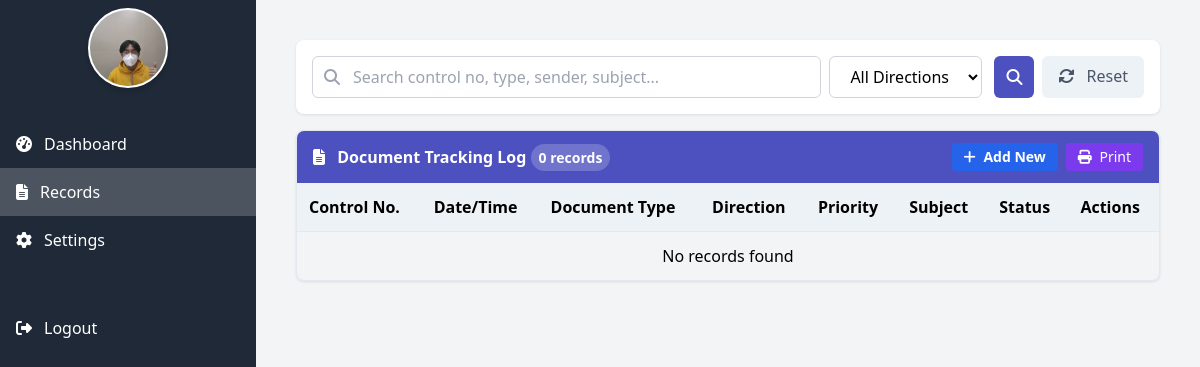
Page /Admin/admin_records.php on the earlier database version.
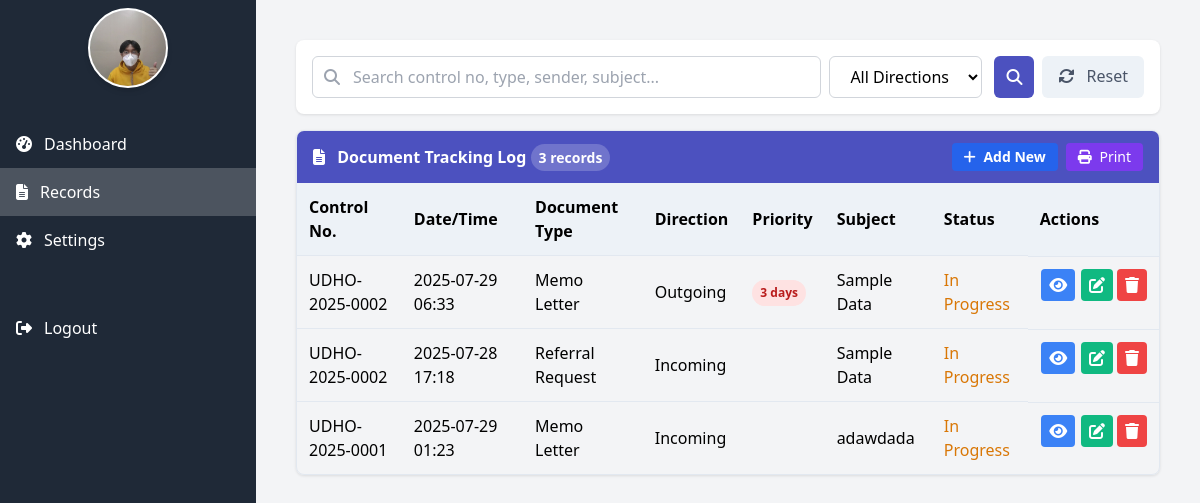
Same page on the later database version.
### tables this page shows
CREATE TABLE `routing_slips` (
  `id` int(11) NOT NULL,
  `control_no` varchar(50) NOT NULL,
  `direction` enum('Incoming','Outgoing') NOT NULL,
  `document_type` text NOT NULL,
  `copy_type` enum('Original','Photocopy','Scanned') NOT NULL,
  `priority` text DEFAULT NULL,
  `sender` varchar(100) NOT NULL,
  `date_time` datetime NOT NULL,
  `contact_no` varchar(20) NOT NULL,
  `subject` text NOT NULL,
  `routing_data` longtext DEFAULT NULL CHECK (json_valid(`routing_data`)),
  `created_at` timestamp NOT NULL DEFAULT current_timestamp(),
  `updated_at` timestamp NOT NULL DEFAULT current_timestamp() ON UPDATE current_timestamp(),
  `status` varchar(50) DEFAULT 'Pending',
  `document_path` varchar(255) DEFAULT NULL
);

### Admin/admin_records.php (the view, shortened to what this page needs)
<?php
$servername = "localhost";
$username = "root";
$password = "";
$dbname = "udho_db";
$conn = new mysqli($servername, $username, $password, $dbname);
$search = isset($_GET['search']) ? $conn->real_escape_string($_GET['search']) : '';
$sql = "SELECT * FROM routing_slips WHERE 1=1";
$sql .= " ORDER BY created_at DESC";
$stmt = $conn->prepare($sql);
$stmt->execute();
$result = $stmt->get_result();
$records = $result->fetch_all(MYSQLI_ASSOC);
?>
<!DOCTYPE html>
<html lang="en">
<head>
  <link href="https://cdn.jsdelivr.net/npm/tailwindcss@2.2.19/dist/tailwind.min.css" rel="stylesheet">
  <link href="https://cdnjs.cloudflare.com/ajax/libs/font-awesome/6.4.0/css/all.min.css" rel="stylesheet">
</head>
<body class="bg-gray-100 min-h-screen flex">
  <div class="w-64 bg-gray-800 text-white flex flex-col">
    <div class="flex items-center justify-center h-24">
      <div class="rounded-full bg-gray-200 w-20 h-20 flex items-center justify-center overflow-hidden border-2 border-white shadow-md">
        <img src="/UDHO%20SYSTEM/assets/PROFILE_SAMPLE.jpg" alt="Profile Picture" class="w-full h-full object-cover">
      </div>
    </div>
    <nav class="mt-6">
      <ul>
        <li>
          <a href="/UDHO%20SYSTEM/Admin/admin_dashboard.php" class="sidebar-link flex items-center py-3 px-4">
            <i class="fas fa-tachometer-alt mr-3"></i> Dashboard
          </a>
        </li>
        <li>
          <a href="/UDHO%20SYSTEM/Admin/admin_records.php" class="sidebar-link flex items-center py-3 px-4 active-link">
            <i class="fas fa-file-alt mr-3"></i> Records
          </a>
        </li>
        <li>
          <a href="/UDHO%20SYSTEM/Settings/setting_admin.php" class="sidebar-link flex items-center py-3 px-4">
            <i class="fas fa-cog mr-3"></i> Settings
          </a>
        </li>
        <li>
          <a href="/UDHO%20SYSTEM/logout.php" class="sidebar-link flex items-center py-3 px-4 mt-10">
            <i class="fas fa-sign-out-alt mr-3"></i> Logout
          </a>
        </li>
      </ul>
    </nav>
  </div>
  <div class="flex-1 p-4 md:p-10">
    <div class="search-container">
      <form method="GET" class="flex flex-col md:flex-row gap-3">
        <div class="flex flex-1 gap-2">
          <div class="search-input-container">
            <i class="fas fa-search search-icon"></i>
            <input
              type="text"
              name="search"
              placeholder="Search control no, type, sender, subject..."
              class="search-input"
              value="<?php echo htmlspecialchars($search); ?>"
            >
          </div>
          <select name="direction" class="filter-select">
            <option value="">All Directions</option>
          </select>
        </div>
        <div class="flex gap-2">
          <button type="submit" class="search-button">
            <i class="fas fa-search"></i>
          </button>
          <a href="/UDHO%20SYSTEM/Admin/admin_records.php" class="reset-button">
            <i class="fas fa-sync-alt mr-2"></i> Reset
          </a>
        </div>
      </form>
    </div>
    <div class="document-section">
      <div class="document-header">
        <div>
          <i class="fas fa-file-alt mr-2"></i> Document Tracking Log
          <span class="document-count"><?php echo count($records); ?> records</span>
        </div>
        <div class="flex items-center space-x-2">
          <a href="/UDHO%20SYSTEM/Admin/admin_routing_slip.php" class="bg-blue-600 text-white px-3 py-1 rounded text-sm">
            <i class="fas fa-plus mr-1"></i> Add New
          </a>
          <button class="bg-purple-600 text-white px-3 py-1 rounded text-sm">
            <i class="fas fa-print mr-1"></i> Print
          </button>
        </div>
      </div>
      <div class="table-container overflow-x-auto">
        <table class="document-table">
          <thead>
            <tr>
              <th>Control No.</th>
              <th>Date/Time</th>
              <th>Document Type</th>
              <th>Direction</th>
              <th>Priority</th>
              <th>Subject</th>
              <th>Status</th>
              <th>Actions</th>
            </tr>
          </thead>
          <tbody>
            <?php if (empty($records)): ?>
              <tr>
                <td colspan="8" class="text-center py-4">No records found</td>
              </tr>
            <?php else: ?>
              <?php foreach ($records as $record): ?>
                <tr data-id="<?php echo $record['id']; ?>">
                  <td><?php echo htmlspecialchars($record['control_no']); ?></td>
                  <td><?php echo date('Y-m-d H:i', strtotime($record['date_time'])); ?></td>
                  <td><?php echo htmlspecialchars($record['document_type']); ?></td>
                  <td><?php echo htmlspecialchars($record['direction']); ?></td>
                  <td>
                    <?php
                    $priorities = explode(", ", $record['priority']);
                    foreach ($priorities as $p) {
                        if (strpos($p, '3 days') !== false) {
                            echo '<span class="priority-badge priority-high">3 days</span> ';
                        } elseif (strpos($p, '7 days') !== false) {
                            echo '<span class="priority-badge priority-medium">7 days</span> ';
                        } elseif (strpos($p, '15 days') !== false || strpos($p, '20 days') !== false) {
                            echo '<span class="priority-badge priority-low">' . htmlspecialchars($p) . '</span> ';
                        }
                    }
                    ?>
                  </td>
                  <td><?php echo htmlspecialchars($record['subject']); ?></td>
                  <td>
                    <?php
                    $created_time = strtotime($record['created_at']);
                    $now = time();
                    $diff = $now - $created_time;
                    $days = floor($diff / (60 * 60 * 24));
                    if ($days < 3) {
                        echo '<span class="text-yellow-600">In Progress</span>';
                    } elseif ($days < 7) {
                        echo '<span class="text-blue-600">Pending</span>';
                    } else {
                        echo '<span class="text-green-600">Completed</span>';
                    }
                    ?>
                  </td>
                  <td class="flex space-x-1">
                    <button onclick="openViewModal(<?php echo htmlspecialchars(json_encode($record)); ?>)" class="action-btn view-btn">
                      <i class="fas fa-eye"></i>
                    </button>
                    <button onclick="openEditModal(<?php echo htmlspecialchars(json_encode($record)); ?>)" class="action-btn edit-btn">
                      <i class="fas fa-edit"></i>
                    </button>
                    <button onclick="openDeleteModal(<?php echo $record['id']; ?>)" class="action-btn delete-btn">
                      <i class="fas fa-trash"></i>
                    </button>
                  </td>
                </tr>
              <?php endforeach; ?>
            <?php endif; ?>
          </tbody>
        </table>
      </div>
    </div>
  </div>
</body>
</html>

### Admin/admin_records.php (style rules this page uses)
.document-section { margin-bottom: 2rem; border: 1px solid #e2e8f0; border-radius: 0.5rem; overflow: hidden; box-shadow: 0 1px 3px rgba(0, 0, 0, 0.1); }
.document-header { background-color: #4c51bf; color: white; padding: 0.75rem 1rem; font-weight: bold; display: flex; justify-content: space-between; align-items: center; }
.document-count { background-color: rgba(255, 255, 255, 0.2); padding: 0.25rem 0.5rem; border-radius: 9999px; font-size: 0.875rem; }
.document-table { width: 100%; border-collapse: collapse; }
.document-table th { background-color: #edf2f7; padding: 0.75rem; text-align: left; position: sticky; top: 0; }
.document-table td { padding: 0.75rem; border-top: 1px solid #e2e8f0; }
.priority-badge { display: inline-block; padding: 0.25rem 0.5rem; border-radius: 9999px; font-size: 0.75rem; font-weight: 600; }
.priority-high { background-color: #fee2e2; color: #b91c1c; }
.sidebar-link { transition: all 0.2s ease; }
.active-link { background-color: rgba(255, 255, 255, 0.2); }
.action-btn { padding: 0.25rem 0.5rem; border-radius: 0.25rem; margin: 0 0.1rem; }
.view-btn { background-color: #3b82f6; color: white; }
.edit-btn { background-color: #10b981; color: white; }
.delete-btn { background-color: #ef4444; color: white; }
.search-container { background-color: white; padding: 1rem; border-radius: 0.5rem; box-shadow: 0 1px 3px rgba(0, 0, 0, 0.1); margin-bottom: 1rem; }
.search-input-container { position: relative; flex: 1; }
.search-input { width: 100%; padding: 0.5rem 1rem 0.5rem 2.5rem; border: 1px solid #d1d5db; border-radius: 0.375rem; outline: none; transition: border-color 0.2s; }
.search-icon { position: absolute; left: 0.75rem; top: 50%; transform: translateY(-50%); color: #9ca3af; }
.filter-select { padding: 0.5rem 1rem; border: 1px solid #d1d5db; border-radius: 0.375rem; background-color: white; outline: none; }
.search-button { background-color: #4c51bf; color: white; padding: 0.5rem 1rem; border-radius: 0.375rem; transition: background-color 0.2s; display: flex; align-items: center; justify-content: center; width: 40px; }
.reset-button { background-color: #edf2f7; color: #4a5568; padding: 0.5rem 1rem; border-radius: 0.375rem; transition: background-color 0.2s; }

Differences in the rows shown:
added routing_slips: control_no "UDHO-2025-0002", date_time "2025-07-29 06:33", document_type "Memo Letter", direction "Outgoing", priority "3 days", subject "Sample Data", shows "In Progress"
added routing_slips: control_no "UDHO-2025-0002", date_time "2025-07-28 17:18", document_type "Referral Request", direction "Incoming", subject "Sample Data", shows "In Progress"
added routing_slips: control_no "UDHO-2025-0001", date_time "2025-07-29 01:23", document_type "Memo Letter", direction "Incoming", subject "adawdada", shows "In Progress"
Other differences:
count($records): "0" → "3"
text no longer shown: "No records found"
